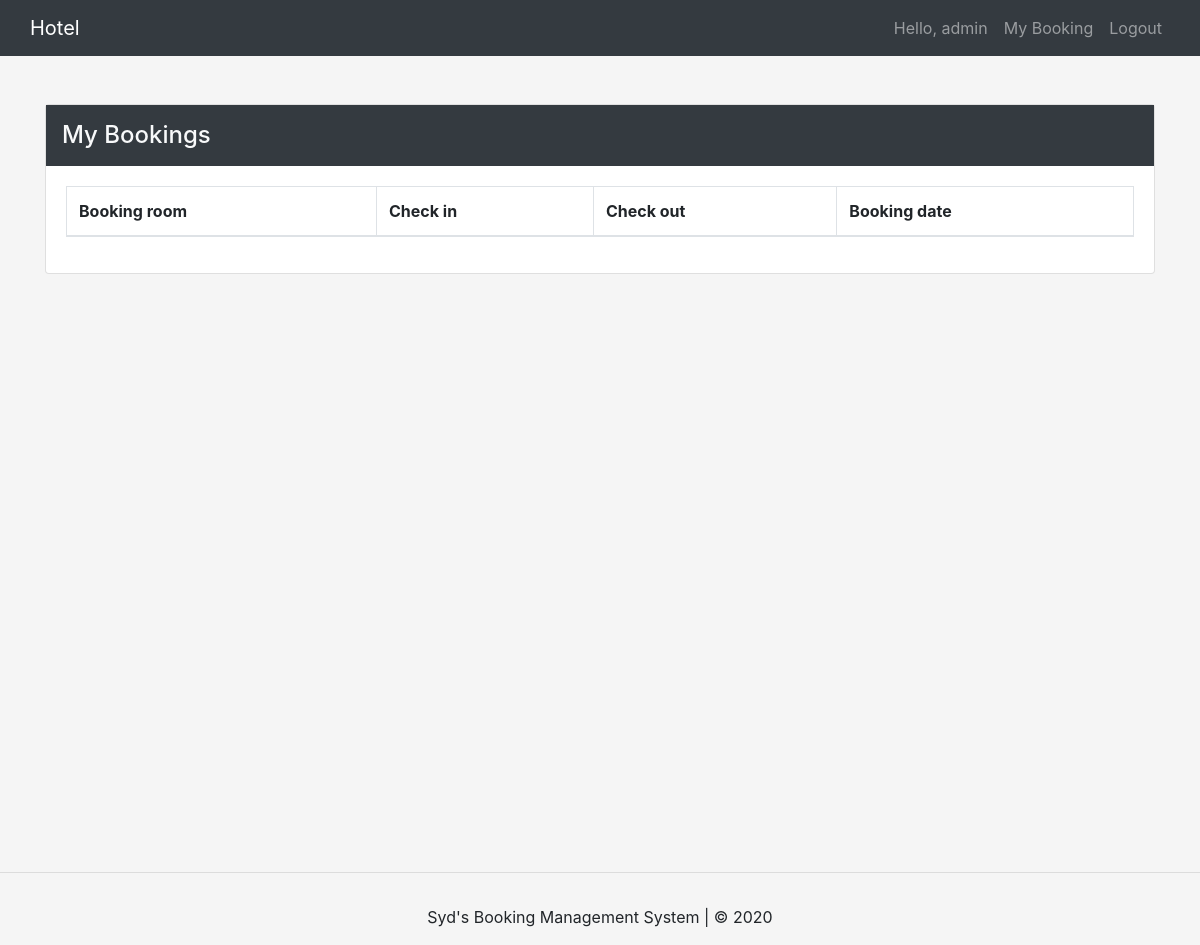
The app's page /booking/ (signed in), older data.
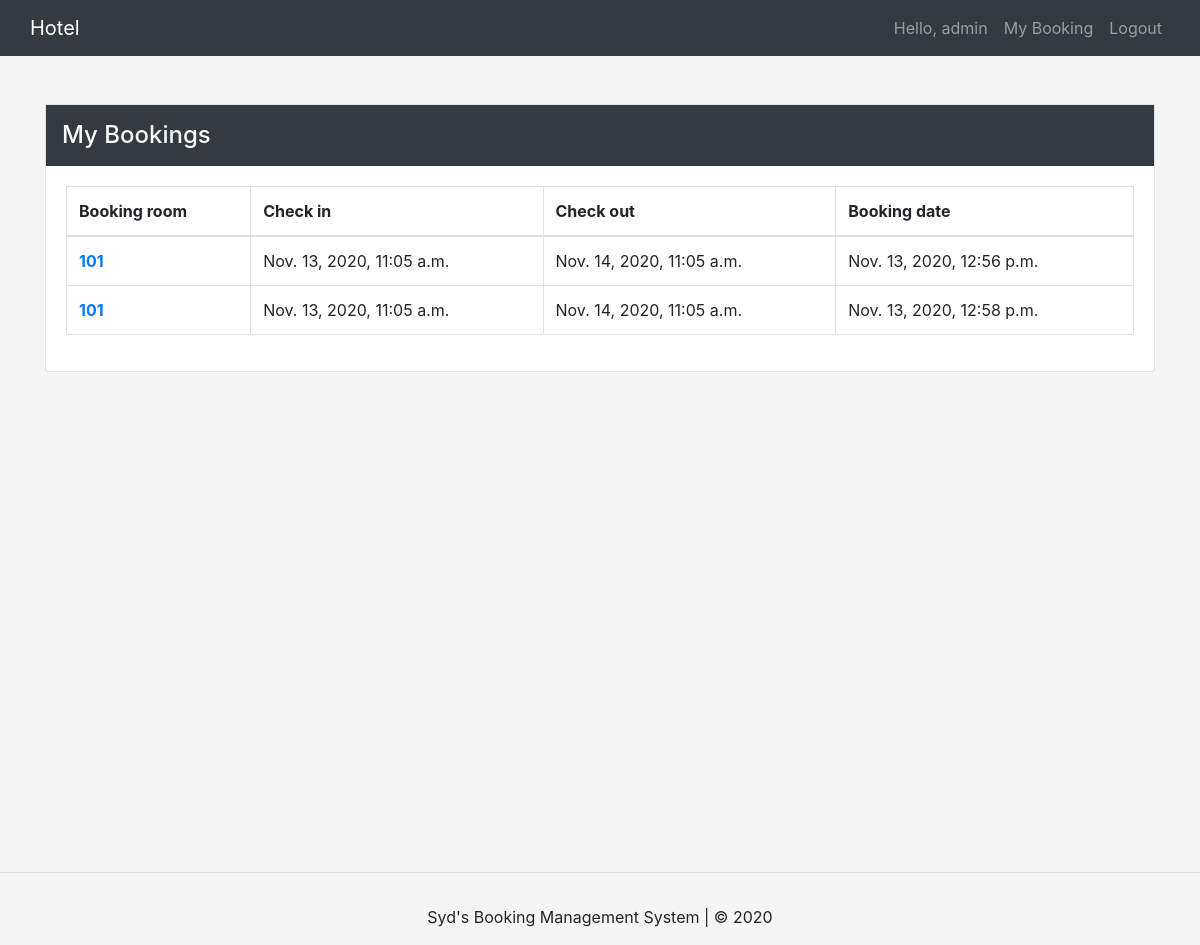
The same page, newer data.
### hotel/models.py (models this page shows, shortened)
class Booking(models.Model):
    booking_user    = models.EmailField(max_length=50, verbose_name='Customer email')
    booking_room    = models.ForeignKey(Room, on_delete = models.CASCADE, verbose_name='Room Number')
    check_in        = models.DateTimeField(blank=True, null=True,verbose_name='Check In')
    check_out       = models.DateTimeField(blank=True, null=True,verbose_name='Check Out')
    booking_date    = models.DateTimeField(auto_now_add=True, verbose_name='Booking Date')

class Room(models.Model):
    CATEGORY = [
        ('STA','Standard'),
        ('DEL','Delux')
    ]
    room_number     = models.IntegerField(verbose_name='Room Number')
    room_type       = models.CharField(max_length=3, choices=CATEGORY, verbose_name='Type')
    room_bed        = models.IntegerField(verbose_name='Number of Bed(s)')
    room_capacity   = models.IntegerField(verbose_name='Capacity')
    room_desc       = models.TextField(max_length=400, verbose_name='Description')
    room_price      = models.FloatField(null=True)
    room_image      = models.ImageField(null=True, blank=True)
    def __str__(self):
        return str(self.room_number)

### hotel/views.py (the view)
# urls.py: path('booking/', views.booking, name='booking'),
def booking(request):
    context = {}
    if request.user.is_authenticated:
        user = request.user
    book_list = Booking.objects.filter(booking_user=user)
    context['book_list'] = book_list
    return render(request, 'user/booking.html', context)

### account/models.py (called while the page is built)
    def __str__(self):
        return self.user_email

### templates/user/booking.html (shortened to what this page needs)
{% extends 'base.html' %}
{% load static %}
{% block content %}
<div class="pt-5">
    <div class="card">
        <div class="card-head bg-dark text-light">
            <h4 class="m-3">My Bookings</h4>
        </div>
        <div class="card-body">
            <table class="table table-bordered">
                <thead>
                  <tr>
                    <th scope="col">Booking room</th>
                    <th scope="col">Check in</th>
                    <th scope="col">Check out</th>
                    <th scope="col">Booking date</th>
                  </tr>
                </thead>
                <tbody>
                    {% if book_list %}
                        {% for book in book_list %}
                            <tr>
                                <th scope="row"><a href="{% url 'room' book.booking_room %}">{{book.booking_room}}</a></th>
                                <td>{{book.check_in}}</td>
                                <td>{{book.check_out}}</td>
                                <td>{{book.booking_date}}</td>
                            </tr>
                        {% endfor %}
                    {% endif %}
                </tbody>
              </table>
        </div>
    </div>
</div>
{% endblock %}

Row changes from the older to the newer data that the page shows:
added Booking: booking_room "101", check_in "Nov. 13, 2020, 11:05 a.m.", check_out "Nov. 14, 2020, 11:05 a.m.", booking_date "Nov. 13, 2020, 12:56 p.m."
added Booking: booking_room "101", check_in "Nov. 13, 2020, 11:05 a.m.", check_out "Nov. 14, 2020, 11:05 a.m.", booking_date "Nov. 13, 2020, 12:58 p.m."
